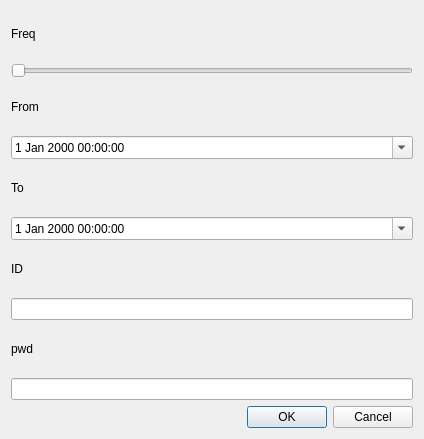
<?xml version="1.0" encoding="UTF-8"?>
<ui version="4.0">
 <class>Dialog</class>
 <widget class="QDialog" name="Dialog">
  <property name="geometry">
   <rect>
    <x>0</x>
    <y>0</y>
    <width>424</width>
    <height>439</height>
   </rect>
  </property>
  <property name="windowTitle">
   <string>Dialog</string>
  </property>
  <layout class="QVBoxLayout" name="verticalLayout">
   <item>
    <widget class="QLabel" name="label_5">
     <property name="text">
      <string>Freq</string>
     </property>
    </widget>
   </item>
   <item>
    <widget class="QSlider" name="horizontalSlider">
     <property name="orientation">
      <enum>Qt::Horizontal</enum>
     </property>
    </widget>
   </item>
   <item>
    <widget class="QLabel" name="label_3">
     <property name="text">
      <string>From</string>
     </property>
    </widget>
   </item>
   <item>
    <widget class="QDateTimeEdit" name="dateTimeEdit_F">
     <property name="calendarPopup">
      <bool>true</bool>
     </property>
    </widget>
   </item>
   <item>
    <widget class="QLabel" name="label_4">
     <property name="text">
      <string>To</string>
     </property>
    </widget>
   </item>
   <item>
    <widget class="QDateTimeEdit" name="dateTimeEdit_T">
     <property name="contextMenuPolicy">
      <enum>Qt::NoContextMenu</enum>
     </property>
     <property name="calendarPopup">
      <bool>true</bool>
     </property>
    </widget>
   </item>
   <item>
    <widget class="QLabel" name="label">
     <property name="text">
      <string>ID</string>
     </property>
    </widget>
   </item>
   <item>
    <widget class="QLineEdit" name="ID">
     <property name="inputMethodHints">
      <set>Qt::ImhFormattedNumbersOnly</set>
     </property>
    </widget>
   </item>
   <item>
    <widget class="QLabel" name="label_2">
     <property name="text">
      <string>pwd</string>
     </property>
    </widget>
   </item>
   <item>
    <widget class="QLineEdit" name="pwd">
     <property name="inputMethodHints">
      <set>Qt::ImhHiddenText</set>
     </property>
    </widget>
   </item>
   <item>
    <widget class="QDialogButtonBox" name="buttonBox">
     <property name="orientation">
      <enum>Qt::Horizontal</enum>
     </property>
     <property name="standardButtons">
      <set>QDialogButtonBox::Cancel|QDialogButtonBox::Ok</set>
     </property>
    </widget>
   </item>
  </layout>
 </widget>
 <resources/>
 <connections>
  <connection>
   <sender>dateTimeEdit_F</sender>
   <signal>dateTimeChanged(QDateTime)</signal>
   <receiver>dateTimeEdit_T</receiver>
   <slot>setDateTime(QDateTime)</slot>
   <hints>
    <hint type="sourcelabel">
     <x>255</x>
     <y>151</y>
    </hint>
    <hint type="destinationlabel">
     <x>253</x>
     <y>229</y>
    </hint>
   </hints>
  </connection>
 </connections>
</ui>
